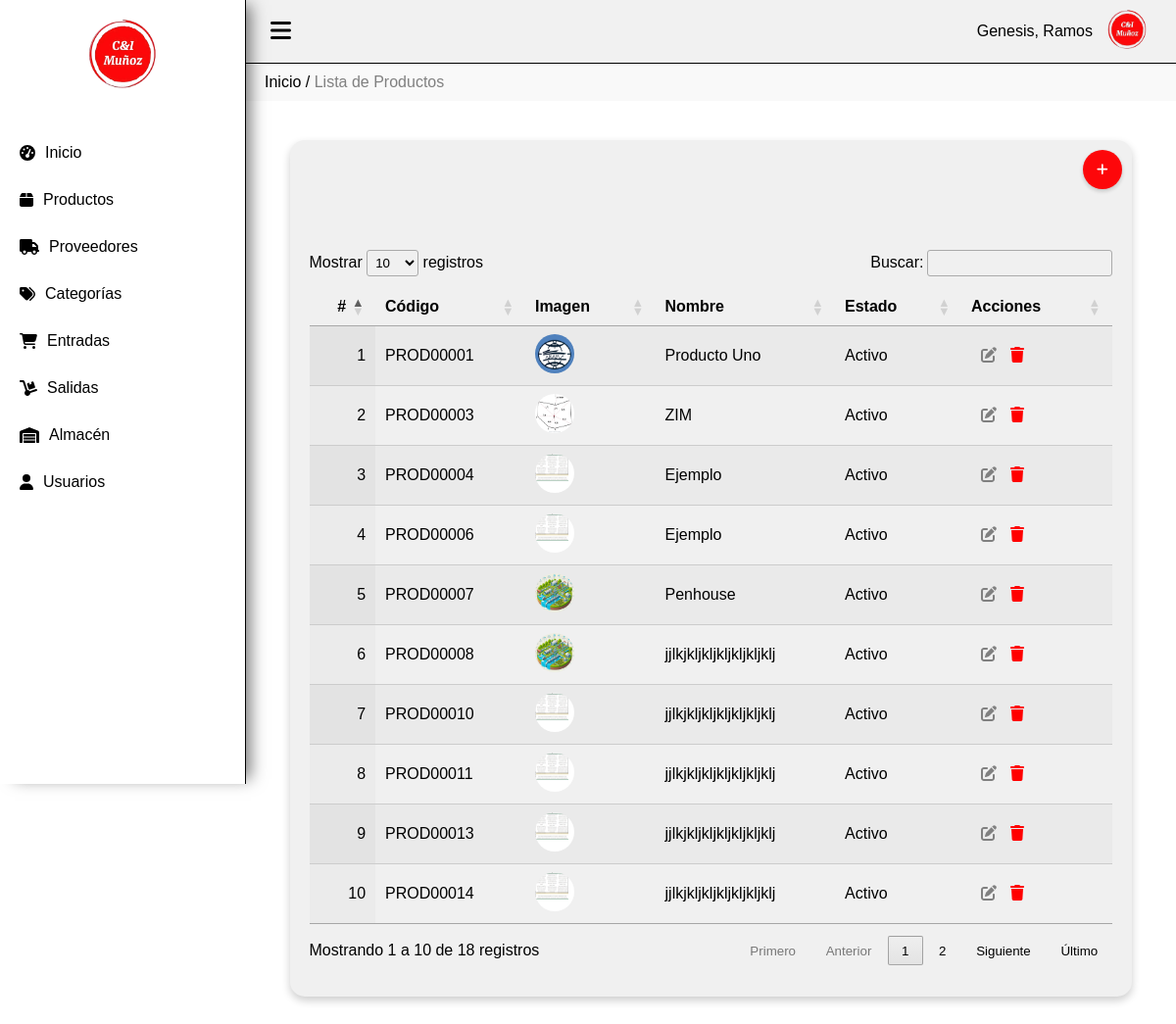
The page /producto (signed in) on the database its author committed.
### tables this page shows
CREATE TABLE `productos` (
  `id` int(20) NOT NULL,
  `nombre` varchar(200) NOT NULL,
  `presentacion` varchar(100) NOT NULL,
  `cant_empaque` int(20) NOT NULL,
  `imagen` varchar(100) NOT NULL,
  `estado` varchar(100) NOT NULL,
  `categoria_id` int(20) NOT NULL,
  `min_stock` int(20) NOT NULL
);

### Controller/producto.controller.php (called while the page is built, shortened)
<?php
require_once 'model/producto.php';
class ProductoController{
    public function __CONSTRUCT(){
        $this->model = new producto();
    }
    public function Index(){
        require_once 'view/header.php';
        require_once 'view/producto/producto.php';
        require_once 'view/footer.php';
    }
}

### index.php (called while the page is built, shortened)
<?php
require_once 'model/database.php';
$controladorPorDefecto = 'dashboard';
$url = isset($_GET['url']) ? $_GET['url'] : $controladorPorDefecto;
$url = rtrim($url, '/');
$url = explode('/', $url);
$accion = isset($url[1]) ? $url[1] : 'Index';
$rif = isset($url[2]) ? $url[2] : null;
$instanciaControlador = new $nombreClaseControlador;
call_user_func(array($instanciaControlador, $accion), $rif);
?>

### Model/database.php (called while the page is built)
<?php
class Database
{
    public static function Conectar()
    {
        $pdo = new PDO('mysql:host=localhost;dbname=mvc_php;charset=utf8', 'root', '');
        $pdo->setAttribute(PDO::ATTR_ERRMODE, PDO::ERRMODE_EXCEPTION);
        return $pdo;
    }
}

### Model/producto.php (called while the page is built, shortened)
<?php
require_once 'model/database.php';
class producto
{
	private $pdo;
	public function __CONSTRUCT()
	{
		try
		{
			$this->pdo = Database::Conectar();
		}
		catch(Exception $e)
		{
			die($e->getMessage());
		}
	}
	public function Listar()
	{
		try
		{
			$stm = $this->pdo->prepare("SELECT * FROM productos");
			$stm->execute();
			return $stm->fetchAll(PDO::FETCH_OBJ);
		}
		catch(Exception $e)
		{
			die($e->getMessage());
		}
	}
}

### View/producto/producto.php (the view, shortened to what this page needs)
<div class="miga-de-pan">
    <a href="http://localhost/Sistemainventario/dashboard">Inicio</a> / <span>Lista de Productos</span>
</div>
<div class="contenido">
    <div class="contenedor-3d">
        <a type="submit" href="producto/Nuevo" class="btn" style="margin-bottom: 30px;"><button class="boton-crear"><i class="fas fa-plus"></i></button></a>
        <div class="division">
            <table id="tabla" class="display" style="width:100%">
                <thead>
                    <tr>
                        <th>#</th>
                        <th>Código</th>
                        <th>Imagen</th>
                        <th>Nombre</th>
                        <th>Estado</th>
                        <th>Acciones</th>
                    </tr>
                </thead>
                <tbody>
                    <?php $count = 1;
                    foreach ($this->model->Listar() as $r): ?>
                        <tr>
                            <td><?php echo $count; ?></td>
                            <td><?php echo $codigo_formateado = 'PROD' . sprintf('%05d', $r->id); ?></td>
                            <td><img src="http://localhost/Sistemainventario/assets/img/productos/<?php echo $r->imagen; ?>" alt="" class="img-tabla"></td>
                            <td><?php echo $r->nombre; ?></td>
                            <td><?php echo $r->estado; ?></td>
                            <td>
                                <a style="color: grey; margin-left:10px;" href="producto/Crud/<?php echo $r->id; ?>"><i class="fa fa-edit"></i></a>
                                <a style="color: red; margin-left:10px;" onclick="javascript:return confirm('¿Seguro de eliminar este registro?');" href="producto/Eliminar/<?php echo $r->id; ?>"><i class="fa fa-trash"></i></a>
                            </td>
                        </tr>
                    <?php $count++;
                    endforeach; ?>
                </tbody>
            </table>
        </div>
    </div>

### assets/css/estilos.css (style rules this page uses)
body { display: flex; margin: 0; font-family: Arial, sans-serif; background-color: white; }
.img-tabla { width: 40px; height: 40px; border-radius: 50%; margin-right: 10px; }
.miga-de-pan { padding: 10px 20px; background-color: #f9f9f9; }
.miga-de-pan a { color: black; text-decoration: none; }
.miga-de-pan span { color: grey; }
.contenido { padding: 20px; }
.contenedor-3d { width: 90%; margin: 20px auto; padding: 20px; background-color: #f0f0f0; border-radius: 15px; box-shadow: 0 4px 8px rgba(0, 0, 0, 0.2); position: relative; }
.boton-crear { position: absolute; top: 10px; right: 10px; width: 40px; height: 40px; background-color: #fd070a; color: white; border: none; border-radius: 50%; display: flex; align-items: center; justify-content: center; cursor: pointer; box-shadow: 0 2px 4px rgba(0, 0, 0, 0.2); }
.division { margin-top: 60px; padding-top: 20px; }

### rows shown on the page
productos: id "PROD00001", imagen (picture), nombre "Producto Uno", estado "Activo"
productos: id "PROD00003", imagen (picture), nombre "ZIM", estado "Activo"
productos: id "PROD00004", imagen (picture), nombre "Ejemplo", estado "Activo"
productos: id "PROD00006", imagen (picture), nombre "Ejemplo", estado "Activo"
productos: id "PROD00007", imagen (picture), nombre "Penhouse", estado "Activo"
productos: id "PROD00008", imagen (picture), nombre "jjlkjkljkljkljkljkljklj", estado "Activo"
productos: id "PROD00010", imagen (picture), nombre "jjlkjkljkljkljkljkljklj", estado "Activo"
productos: id "PROD00011", imagen (picture), nombre "jjlkjkljkljkljkljkljklj", estado "Activo"
productos: id "PROD00013", imagen (picture), nombre "jjlkjkljkljkljkljkljklj", estado "Activo"
productos: id "PROD00014", imagen (picture), nombre "jjlkjkljkljkljkljkljklj", estado "Activo"

### other values the page prints
$_SESSION['user_nombre'] "Genesis, Ramos"
